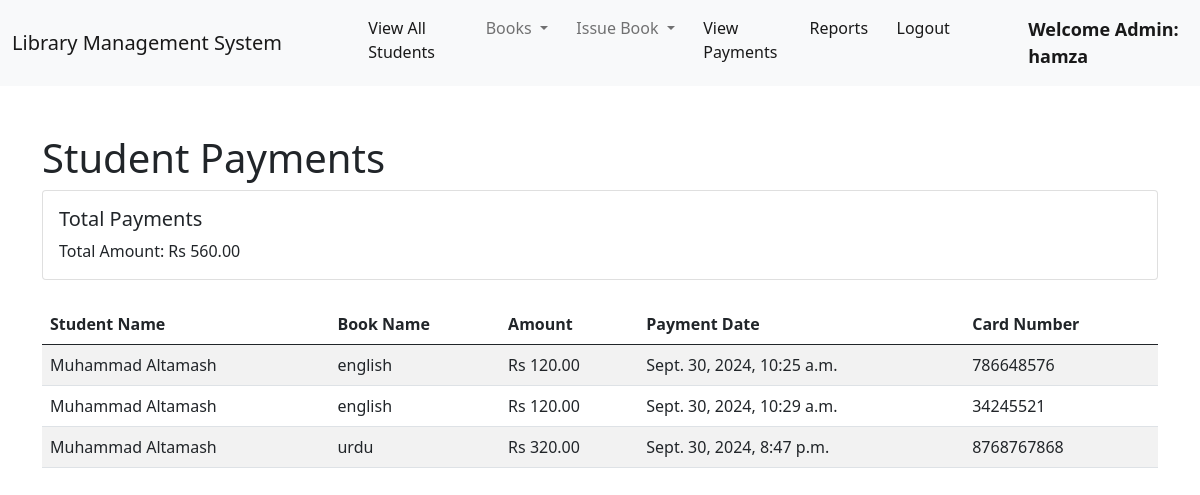
Page /payments/ (signed in) on the committed database.
### library/models.py (models this page shows, shortened)
class Payment(models.Model):
    book_request = models.ForeignKey(BookRequest, on_delete=models.CASCADE)
    card_number = models.CharField(max_length=16)  # Consider encrypting sensitive data
    expiry_date = models.DateField()  # Use DateField for expiration date
    cvv = models.CharField(max_length=3)  # Keep CVV as a CharField, but ensure it's always 3 digits
    book_price = models.DecimalField(max_digits=10, decimal_places=2, default=0.00)  # Store book price
    created_at = models.DateTimeField(auto_now_add=True)

class BookRequest(models.Model):
    STATUS_CHOICES = [
        ('request', 'Request'),
        ('pending', 'Pending'),
        ('approved', 'Approved'),
        ('denied', 'Denied'),
    ]
    student = models.ForeignKey(Student, on_delete=models.CASCADE)
    book = models.ForeignKey(Book, on_delete=models.CASCADE)
    status = models.CharField(max_length=10, choices=STATUS_CHOICES, default='request')
    created_at = models.DateTimeField(auto_now_add=True)

class Student(models.Model):
    user = models.OneToOneField(User, on_delete=models.CASCADE)
    classroom = models.CharField(max_length=10)
    branch = models.CharField(max_length=10)
    roll_no = models.CharField(max_length=3, blank=True)
    phone = models.CharField(max_length=10, blank=True)
    image = models.ImageField(upload_to="", blank=True)

class Book(models.Model):
    name = models.CharField(max_length=200)
    author = models.CharField(max_length=200)
    isbn = models.CharField(max_length=50) # Ensure ISBN is unique
    category = models.CharField(max_length=50)
    cover_image = models.ImageField(upload_to='covers/', null=True, blank=True)  # Allow null and blank
    pdf_file = models.FileField(upload_to='pdfs/', null=True, blank=True)  # Allow null and blank
    price = models.DecimalField(max_digits=10, decimal_places=2, default=0.00)  # Add price field

### library/views.py (the view)
# urls.py: path('payments/', views.view_payments, name='view_payments'),
@login_required(login_url='/admin_login')
def view_payments(request):
    payments = Payment.objects.all()  # Get all payments
    total_payments = sum(payment.book_price for payment in payments)  # Calculate total payments
    return render(request, 'admin_payments.html', {
        'payments': payments,
        'total_payments': total_payments,
    })

### library/templates/admin_payments.html (shortened to what this page needs)
{% extends 'admin_navbar.html' %}
{% load static %}
{% block body %}
<div class="container mt-4">
    <h1>Student Payments</h1>
    <div class="card mb-4">
        <div class="card-body">
            <h5 class="card-title">Total Payments</h5>
            <p class="card-text">Total Amount: Rs {{ total_payments|floatformat:2 }}</p>
        </div>
    </div>
    {% if payments %}
    <table class="table table-striped">
        <thead>
            <tr>
                <th>Student Name</th>
                <th>Book Name</th>
                <th>Amount</th>
                <th>Payment Date</th>
                <th>Card Number</th>
            </tr>
        </thead>
        <tbody>
            {% for payment in payments %}
            <tr>
                <td>{{ payment.book_request.student.user.get_full_name }}</td>
                <td>{{ payment.book_request.book.name }}</td>
                <td>Rs {{ payment.book_price|floatformat:2 }}</td>
                <td>{{ payment.created_at }}</td>
                <td>{{ payment.card_number }}</td>
            </tr>
            {% endfor %}
        </tbody>
    </table>
    {% else %}
    <p>No payments found.</p>
    {% endif %}
</div>
{% endblock %}

### library/templates/admin_navbar.html (shortened to what this page needs)
<!doctype html>
<html lang="en">
  <head>
    <link href="https://cdn.jsdelivr.net/npm/bootstrap@5.1.0/dist/css/bootstrap.min.css" rel="stylesheet">
    <link rel="stylesheet" href="https://cdn.datatables.net/1.10.25/css/jquery.dataTables.min.css">
    <link rel="stylesheet" href="https://cdn.datatables.net/buttons/1.7.1/css/buttons.dataTables.min.css">
  </head>
  <body>
    <nav class="navbar navbar-expand-lg navbar-light bg-light">
        <div class="container-fluid">
          <a class="navbar-brand" href="#">Library Management System</a>
          <div class="collapse navbar-collapse" id="navbarSupportedContent">
            <ul class="navbar-nav me-auto mb-2 mb-lg-0">
              <li class="nav-item">
                <a class="nav-link active" aria-current="page" href="/view_students/">View All Students</a>
              </li>
              <li class="nav-item dropdown">
                <a class="nav-link dropdown-toggle" href="#" id="navbarDropdown" role="button" data-bs-toggle="dropdown" aria-expanded="false">
                  Books
                </a>
              </li>
              <li class="nav-item dropdown">
                <a class="nav-link dropdown-toggle" href="#" id="navbarDropdown" role="button" data-bs-toggle="dropdown" aria-expanded="false">
                  Issue Book
                </a>
              </li>
              <li class="nav-item">
                <a class="nav-link active" aria-current="page" href="{% url "view_payments" %}">View Payments</a>
              </li>
              <li class="nav-item">
                <a class="nav-link active" aria-current="page" href="{% url "view_contact_messages" %}">Reports</a>
              </li>
              <li class="nav-item">
                <a class="nav-link active" aria-current="page" href="/logout/">Logout</a>
              </li>
              <li class="nav-item">
                <a style="font-weight:600; font-family:'Segoe UI', Tahoma, Geneva, Verdana, sans-serif; font-size: large;" class="nav-link active" href="#">Welcome Admin: {{request.user}}</a>
              </li>
            </ul>
          </div>
        </div>
      </nav>
      <br>
      {% block body %}
      {% endblock %}
  </body>
</html>

### rows in the picture
Payment: book_request.student.user.get_full_name "Muhammad Altamash", book_request.book.name "english", book_price "120.00", created_at "Sept. 30, 2024, 10:25 a.m.", card_number "786648576"
Payment: book_request.student.user.get_full_name "Muhammad Altamash", book_request.book.name "english", book_price "120.00", created_at "Sept. 30, 2024, 10:29 a.m.", card_number "34245521"
Payment: book_request.student.user.get_full_name "Muhammad Altamash", book_request.book.name "urdu", book_price "320.00", created_at "Sept. 30, 2024, 8:47 p.m.", card_number "8768767868"

### other values in the picture
{{ request.user }} "hamza"
{{ total_payments|floatformat:2 }} "560.00"
